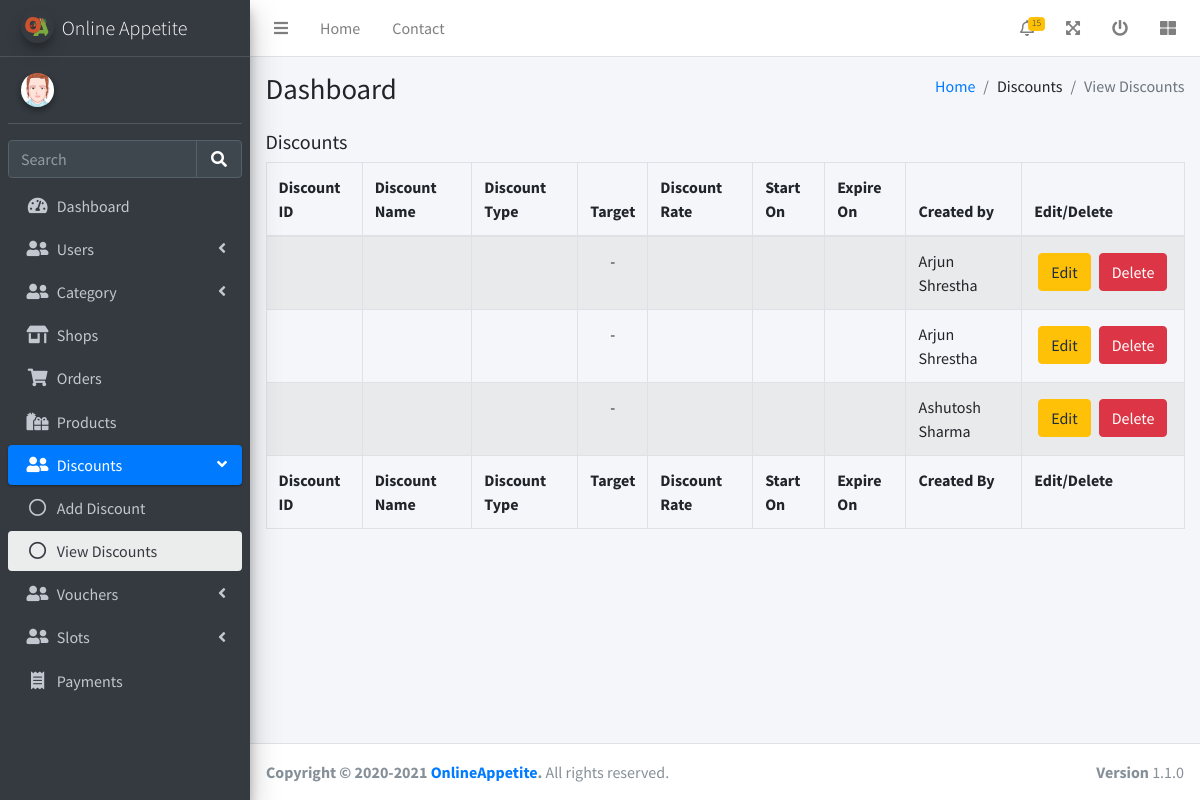
The page /admin/viewDiscounts.php (signed in) on the database as committed earlier.
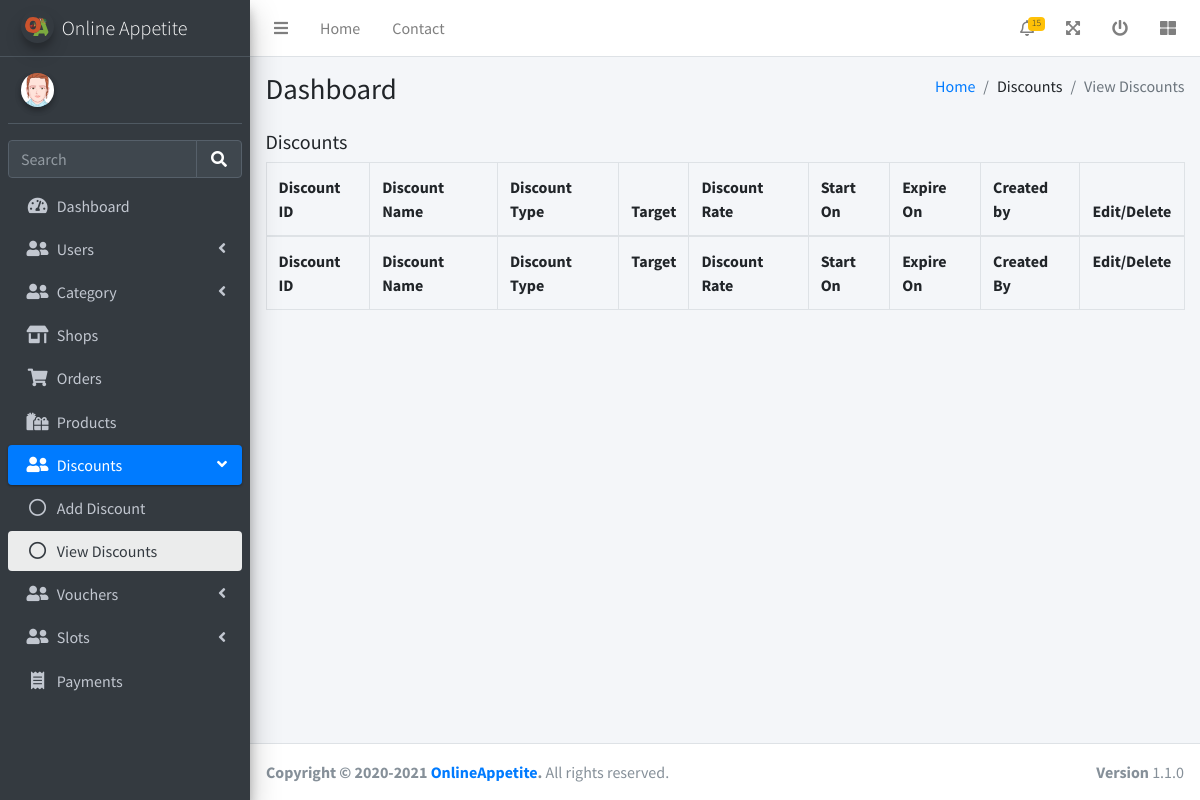
The same page on the database as committed later.
### tables this page shows
CREATE TABLE DISCOUNTS (
	DISCOUNT_ID INTEGER NOT NULL PRIMARY KEY AUTOINCREMENT,
	DISCOUNT_NAME VARCHAR(50) NOT NULL,
	RATE FLOAT NOT NULL,
	TARGET_ID INTEGER NULL,
	DISCOUNT_TYPE VARCHAR(20) NOT NULL,
	STARTS_ON DATE NOT NULL,
	EXPIRES_ON DATE NOT NULL,
	CREATED_BY INTEGER NOT NULL,
	CREATED_AT TIMESTAMP DEFAULT CURRENT_TIMESTAMP,
	UPDATED_AT TIMESTAMP NULL,
	FOREIGN KEY (CREATED_BY) REFERENCES USERS (USER_ID) ON DELETE CASCADE
);

### utils/database.php (called while the page is built, shortened)
<?php
    try {
        $conn = new PDO("sqlite:".__DIR__."/../database.sqlite");
        $conn->setAttribute(PDO::ATTR_ERRMODE, PDO::ERRMODE_EXCEPTION);
    }catch(PDOException $e) {
        die("Connection failed: " . $e->getMessage());
    }
    function fetch_all_row($sql){
        global $conn;
        $stmt = $conn->prepare($sql);
        $stmt->execute();
        $res = $stmt->fetchAll(PDO::FETCH_ASSOC);
        return $res;
    }

### admin/viewDiscounts.php (the view, shortened to what this page needs)
<?php
require_once '../utils/database.php';
?>
<!DOCTYPE html>
<html lang="en">
<head>
  <link rel="stylesheet" href="/css/fontawesome-free/css/all.min.css">
  <link rel="stylesheet" href="/css/datatables-bs4/dataTables.bootstrap4.min.css">
  <link rel="stylesheet" href="/css/datatables-responsive/responsive.bootstrap4.min.css">
  <link rel="stylesheet" href="/css/datatables-buttons/buttons.bootstrap4.min.css">
  <link rel="stylesheet" href="https://code.ionicframework.com/ionicons/2.0.1/css/ionicons.min.css">
  <link rel="stylesheet" href="/css/adminlte/adminlte.min.css">
</head>
<body class="hold-transition sidebar-mini">
  <div class="wrapper">
    <?php
    $page = "ViewDiscounts";
    include 'header.php';
    $discounts = fetch_all_row("SELECT *, (SELECT FULL_NAME FROM USERS WHERE USERS.USER_ID = DISCOUNTS.CREATED_BY) AS USER FROM DISCOUNTS");
    ?>
    <div class="content-wrapper">
      <section class="content-header">
        <div class="container-fluid">
          <div class="row mb-2">
            <div class="col-sm-6">
              <h1>Dashboard</h1>
            </div>
            <div class="col-sm-6">
              <ol class="breadcrumb float-sm-right">
                <li class="breadcrumb-item"><a href="#">Home</a></li>
                <li class="breadcrumb-item">Discounts</li>
                <li class="breadcrumb-item active">View Discounts</li>
              </ol>
            </div>
          </div>
        </div>
      </section>
      <section class="content">
        <div class="container-fluid">
          <h5 class="mb-2">Discounts</h5>
          <table id="shopTable" class="table table-bordered table-striped">
            <thead>
              <tr>
                <th>Discount ID</th>
                <th>Discount Name</th>
                <th>Discount Type</th>
                <th class="no-sort">Target</th>
                <th>Discount Rate</th>
                <th>Start On</th>
                <th>Expire On</th>
                <th>Created by</th>
                <th class="no-sort no-search">Edit/Delete</th>
              </tr>
            </thead>
            <tbody>
              <?php foreach ($discounts as $discount) { ?>
                <tr>
                <td><?= $discount['DISCOUNT_ID'] ?></td>
                  <td><?= $discount['DISCOUNT_NAME'] ?></td>
                  <td><?= $discount['DISCOUNT_TYPE'] ?></td>
                  <td class="text-center"><?= $discount['TARGET_ID'] ?? '-' ?></td>
                  <td><?= $discount['RATE'] ?></td>
                  <td><?= $discount['STARTS_ON'] ?></td>
                  <td><?= $discount['EXPIRES_ON'] ?></td>
                  <td><?= $discount['USER'] ?></td>
                  <td>
                    <div class="d-flex">
                      <button class="btn btn-warning m-1">Edit</button>
                      <button class="btn btn-danger m-1">Delete</button>
                    </div>
                  </td>
                </tr>
              <?php } ?>
            </tbody>
            <tfoot>
              <tr>
                <th>Discount ID</th>
                <th>Discount Name</th>
                <th>Discount Type</th>
                <th>Target</th>
                <th>Discount Rate</th>
                <th>Start On</th>
                <th>Expire On</th>
                <th>Created By</th>
                <th>Edit/Delete</th>
              </tr>
            </tfoot>
          </table>
        </div>
      </section>
    </div>
    <?php include 'footer.php'; ?>
  </div>
</body>
</html>

### admin/header.php (shortened to what this page needs)
<nav class="main-header navbar navbar-expand navbar-white navbar-light">
  <ul class="navbar-nav">
    <li class="nav-item">
      <a class="nav-link" data-widget="pushmenu" href="#" role="button"><i class="fas fa-bars"></i></a>
    </li>
    <li class="nav-item d-none d-sm-inline-block">
      <a href="/admin" class="nav-link">Home</a>
    </li>
    <li class="nav-item d-none d-sm-inline-block">
      <a href="#" class="nav-link">Contact</a>
    </li>
  </ul>
  <ul class="navbar-nav ml-auto">
    <li class="nav-item dropdown">
      <a class="nav-link" data-toggle="dropdown" href="#">
        <i class="far fa-bell"></i>
        <span class="badge badge-warning navbar-badge">15</span>
      </a>
    </li>
    <li class="nav-item">
      <a class="nav-link" data-widget="fullscreen" href="#" role="button">
        <i class="fas fa-expand-arrows-alt"></i>
      </a>
    </li>
    <li class="nav-item">
      <a class="nav-link" href="/admin/logout.php">
        <i class="fas fa-power-off"></i>
      </a>
    </li>
    <li class="nav-item">
      <a class="nav-link" data-widget="control-sidebar" data-slide="true" href="#" role="button">
        <i class="fas fa-th-large"></i>
      </a>
    </li>
  </ul>
</nav>
<aside class="main-sidebar sidebar-dark-primary elevation-4">
  <a href="/" class="brand-link">
    <img src="/assets/images/logo.svg" alt="OnlineAppetite Logo" width="75px" height="75px" class="brand-image p-1 img-circle elevation-3" style="opacity: .8">
    <span class="brand-text font-weight-light">Online Appetite</span>
  </a>
  <div class="sidebar">
    <div class="user-panel mt-3 pb-3 mb-3 d-flex">
      <div class="image">
        <img src="<?= $_SESSION['admin']['IMAGE'] ?? "/assets/images/adminlte/avatar2.png" ?>" class="img-circle elevation-2" alt="User Image">
      </div>
      <div class="info">
      </div>
    </div>
    <div class="form-inline">
      <div class="input-group" data-widget="sidebar-search">
        <input class="form-control form-control-sidebar" type="search" placeholder="Search" aria-label="Search">
        <div class="input-group-append">
          <button class="btn btn-sidebar">
            <i class="fas fa-search fa-fw"></i>
          </button>
        </div>
      </div>
    </div>
    <nav class="mt-2">
      <ul class="nav nav-pills nav-sidebar flex-column" data-widget="treeview" role="menu" data-accordion="false">
        <li class="nav-item">
          <a href="/admin" class="nav-link <?= $page == 'Dashboard' ? 'active' : '' ?>">
            <i class="nav-icon fas fa-tachometer-alt"></i>
            <p>
              Dashboard
            </p>
          </a>
        </li>
        <li class="nav-item <?= $page == 'Traders' || $page == 'Customers' ? 'menu-open' : '' ?>">
          <a href="#" class="nav-link <?= $page == 'Traders' || $page == 'Customers' ? 'active' : '' ?>">
            <i class="nav-icon fas fa-user-friends"></i>
            <p>
              Users
              <i class="right fas fa-angle-left"></i>
            </p>
          </a>
        </li>
        <li class="nav-item <?= $page == 'AddCategory' || $page == 'ViewCategories' ? 'menu-open' : '' ?>">
          <a href="#" class="nav-link <?= $page == 'AddCategory' || $page == 'ViewCategories' ? 'active' : '' ?>">
            <i class="nav-icon fas fa-user-friends"></i>
            <p>
              Category
              <i class="right fas fa-angle-left"></i>
            </p>
          </a>
        </li>
        <li class="nav-item">
          <a href="/admin/viewShops.php" class="nav-link <?= $page == 'Shops' ? 'active' : '' ?>">
            <i class="nav-icon fas fa-store-alt"></i>
            <p>
              Shops
            </p>
          </a>
        </li>
        <li class="nav-item">
          <a href="/admin/viewOrders.php" class="nav-link <?= $page == 'Orders' ? 'active' : '' ?>">
            <i class="nav-icon fas fa-shopping-cart"></i>
            <p>
              Orders
            </p>
          </a>
        </li>
        <li class="nav-item">
          <a href="/admin/viewProducts.php" class="nav-link <?= $page == 'Products' ? 'active' : '' ?>">
            <i class="nav-icon fas fa-gifts"></i>
            <p>
              Products
            </p>
          </a>
        </li>
        <li class="nav-item <?= $page == 'AddDiscount' || $page == 'ViewDiscounts' ? 'menu-open' : '' ?>">
          <a href="#" class="nav-link <?= $page == 'AddDiscount' || $page == 'ViewDiscounts' ? 'active' : '' ?>">
            <i class="nav-icon fas fa-user-friends"></i>
            <p>
              Discounts
              <i class="right fas fa-angle-left"></i>
            </p>
          </a>
          <ul class="nav nav-treeview">
            <li class="nav-item">
              <a href="/admin/addDiscount.php" class="nav-link <?= $page == 'AddDiscount' ? 'active' : '' ?>">
                <i class="far fa-circle nav-icon"></i>
                <p>Add Discount</p>
              </a>
            </li>
            <li class="nav-item">
              <a href="/admin/viewDiscounts.php" class="nav-link <?= $page == 'ViewDiscounts' ? 'active' : '' ?>">
                <i class="far fa-circle nav-icon"></i>
                <p>View Discounts</p>
              </a>
            </li>
          </ul>
        </li>
        <li class="nav-item <?= $page == 'AddVoucher' || $page == 'ViewVouchers' ? 'menu-open' : '' ?>">
          <a href="#" class="nav-link <?= $page == 'AddVoucher' || $page == 'ViewVouchers' ? 'active' : '' ?>">
            <i class="nav-icon fas fa-user-friends"></i>
            <p>
              Vouchers
              <i class="right fas fa-angle-left"></i>
            </p>
          </a>
        </li>
        <li class="nav-item <?= $page == 'AddSlot' || $page == 'ViewSlots' ? 'menu-open' : '' ?>">
          <a href="#" class="nav-link <?= $page == 'AddSlot' || $page == 'ViewSlots' ? 'active' : '' ?>">
            <i class="nav-icon fas fa-user-friends"></i>
            <p>
              Slots
              <i class="right fas fa-angle-left"></i>
            </p>
          </a>
        </li>
        <li class="nav-item">
          <a href="/admin/viewPayments.php" class="nav-link <?= $page == 'Payments' ? 'active' : '' ?>">
            <i class="nav-icon fas fa-receipt"></i>
            <p>
              Payments
            </p>
          </a>
        </li>
      </ul>
    </nav>
  </div>
</aside>

### admin/footer.php (shortened to what this page needs)
<footer class="main-footer">
  <div class="float-right d-none d-sm-block">
    <b>Version</b> 1.1.0
  </div>
  <strong>Copyright &copy; 2020-2021 <a href="/">OnlineAppetite</a>.</strong> All rights reserved.
</footer>

Rows that differ between the two databases and show on the page:
removed discounts: target "-", USER "Arjun Shrestha"
removed discounts: TARGET_ID "-", USER "Arjun Shrestha"
removed discounts: TARGET_ID "-", USER "Ashutosh Sharma"
